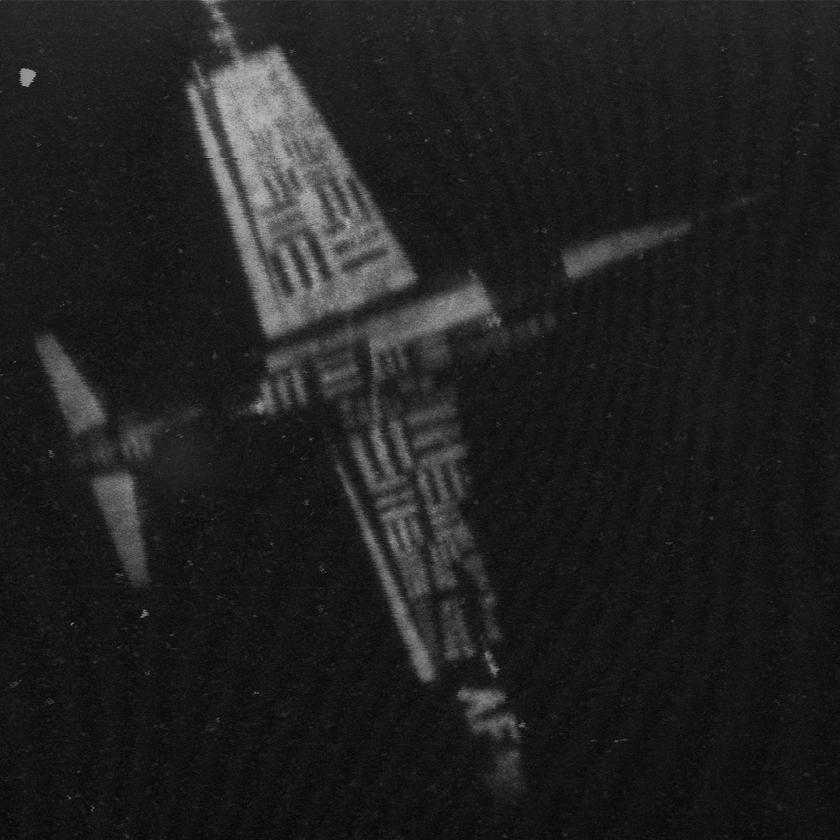
#> input picture notebooks/test_images/Airplane_(U-2).tiff, 840 x 840 px, shrunk from 1024 x 1024 before the run, given in place of lena.png, which was not available
$ jupyter execute --allow-errors evaluations.ipynb   (shell and % lines are left out)   (text cells are left out)
#> lines starting #> are read from the running program, lines starting #| are printed output that depends on the picture; pictures that were not available may be replaced by others from this repository, and a replacement may not be noted
### basis.py
import numpy as np
from math import cos, sin, pi, sqrt, log

class BasisFunctions:
    def phi(self, x):
        return 1 if 0 <= x < 1 else 0

    def psi(self, x):
        if 0 <= x < 0.5:
            return 1
        elif 0.5 <= x < 1:
            return -1
        return 0

    def h(self, i, N):
        if i == 0:
            return self.phi

        n, k = [(n, k) for n in range(int(log(N, 2))) for k in range(2 ** n)][i - 1]
        return lambda x: 2 ** (n / 2.0) * self.psi(2 ** n * x - k)

    def v(self, h, N):
        return [h(i / float(N)) for i in range(N)]

    def Haar1_qt(self, rows, cols):
        return np.array([self.v(self.h(i, cols), rows) for i in range(cols)]).T

    def DCT_II_f(self, k, N):
        return lambda x: np.cos(pi * (x + 0.5) * k / N)

    def w(self, k, N):
        c = sqrt(2) ** np.sign(k)
        return [c * self.DCT_II_f(k, N)(i / float(N)) for i in range(N)]

    def DCT1_qt(self, rows, cols):
        return np.array([self.w(k, rows) for k in range(cols)]).T

    # [19 lines left out: functions DCT1_Haar1_qt, W, not called in this run]

### notebooks/evaluations.ipynb
[cell 1]
import sys
import os

sys.path.append(os.path.abspath(os.path.join('..')))

[cell 2]
from aqmp import ImageCompressor
import warnings
from skimage import io, img_as_float
from skimage.metrics import structural_similarity as ssim
import matplotlib.pyplot as plt
from PIL import Image

from datetime import datetime
import optuna
from optuna.samplers import TPESampler

[cell 3]
# ver con optuna para mejorar la busqueda
n_values = [(2**4, 2**4), (2**4, 2**5), (2**5, 2**5),
            (2**4, 2**6), (2**3, 2**7), (2**3, 2**5),
            (2**6, 2**6), (2**5, 2**6), (2**3, 2**6)
            ]

#> (a cell that did not finish here is left out)

[cell 5]
results = {}
a_cols = 256
fif_version = 2
magic_number = b'FIF'  # Ensure this is a bytes object
header_format = '3sBiiBBBBB'
v_format_precision = "f"
max_error = 0.1 # no se usa
min_sparcity_range = range(10,151,20)

#> (the rest of this cell did not finish here and is left out)

[cell 6]
results = {}
a_cols = 256
fif_version = 2
magic_number = b'FIF'  # Ensure this is a bytes object
header_format = '3sBiiBBBBB'
v_format_precision = "f"
max_error = 0.1 # no se usa
min_sparcity_range = range(10,151,20)

#> (the rest of this cell did not finish here and is left out)

[cell 7]
plt.figure(figsize=(16, 8))
#> (the rest of this cell did not finish here and is left out)

[cell 8]
plt.figure(figsize=(16, 8))
#> (the rest of this cell did not finish here and is left out)

[cell 9]
plt.figure(figsize=(16, 8))
#> (the rest of this cell did not finish here and is left out)

[cell 10]
plt.figure(figsize=(16, 8))
#> (the rest of this cell did not finish here and is left out)

[cell 11]
# After running the trials, plot the results for each (n_min, n_max) pair
# [17 lines left out: function plot_results, not called in this run]

[cell 12]
image = Image.open("../images/lena.png")
#> image is the input picture: PIL image 840x840 L; min 5, max 190, mean 32.5
image = image.convert('YCbCr') # por que esta eleccion en lugar de RGB?
#> image: PIL image 840x840 YCbCr; mean of channels 0, 1, 2 32.5, 128, 128
image.size
#> Out = (840, 840)

[cell 13]
lena_size = os.path.getsize("../images/lena.png")
lena_size

[cell 14]
a_cols = 256
max_error = 0.1  # Not used for now

# [51 lines left out: function objective, not called in this run]

[cell 15]
# Define a dictionary to store SSIM and compression rates for each (n_min, n_max) pair
results = {}

current_time = datetime.now().strftime("%Y-%m-%d_%H-%M-%S")
study_name = f"optuna_study_{current_time}"

#> (the rest of this cell did not finish here and is left out)

#> (a cell that did not finish here is left out)

[cell 17]
# After running the trials, plot the results for each (n_min, n_max) pair
def plot_results():
    plt.figure(figsize=(10, 6))

    # Loop through each (n_min, n_max) pair in the results dictionary
    for pair_key, values in results.items():
        ssim_values = values['ssim_values']
        compression_rates = values['compression_rates']

        # Plot SSIM vs Compression Rate for this pair
        plt.plot(compression_rates, ssim_values, "o-",label=f"({pair_key[0]}, {pair_key[1]})")

    plt.title('SSIM vs Compression Rate for Different (n_min, n_max) Pairs')
    plt.xlabel('Compression Rate')
    plt.ylabel('SSIM Index')
    plt.legend(title='(n_min, n_max)')
    plt.grid(True)
    plt.show()

[cell 18]
plot_results()

[cell 19]
# Define a dictionary to store SSIM and compression rates for each (n_min, n_max) pair
results = {}

[cell 20]
# [51 lines left out: function objective, not called in this run]


current_time = datetime.now().strftime("%Y-%m-%d_%H-%M-%S")
study_name = f"optuna_study_{current_time}"

#> (the rest of this cell did not finish here and is left out)

[cell 21]
# [51 lines left out: function objective, not called in this run]


current_time = datetime.now().strftime("%Y-%m-%d_%H-%M-%S")
study_name = f"optuna_study_{current_time}"

#> (the rest of this cell did not finish here and is left out)

[cell 22]
# Example: Running optimization and plotting results
# After completing your trials, call this function to visualize
plot_results()

[cell 23]
# Example: Running optimization and plotting results
# After completing your trials, call this function to visualize
plot_results()

[cell 24]
# Example: Running optimization and plotting results
# After completing your trials, call this function to visualize
plot_results()

[cell 25]
from basis import BasisFunctions

#> (a cell that did not finish here is left out)

[cell 27]
bf = BasisFunctions()
dct = bf.DCT1_qt(256,10)
for i in range(1,10):
    plt.plot(dct[:,i], label =f"{i}")
plt.legend()
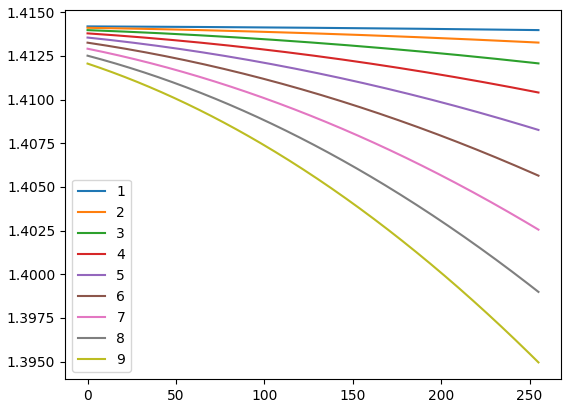
#> figure drawn by matplotlib, 1 panel; curve peaks at x = 0, y = 1.41; curve peaks at x = 0, y = 1.41; curve peaks at x = 0, y = 1.41

[cell 28]
bf = BasisFunctions()
dct = bf.Haar1_qt(256,16)
for i in range(16):
    plt.plot(dct[:,i], label =f"{i}")
    plt.show()
#> this loop made 16 passes
#> pass 1, `plt.show()`:
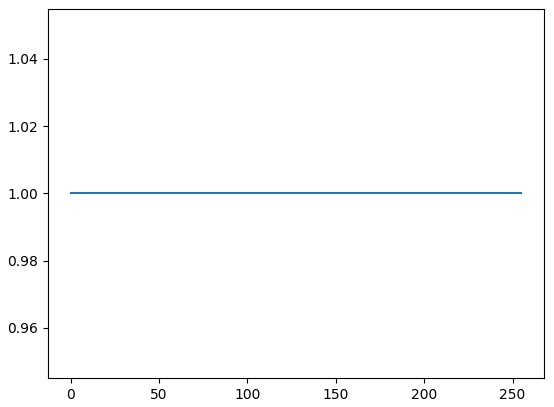
#> figure drawn by matplotlib, 1 panel
#> pass 2, `plt.show()`:
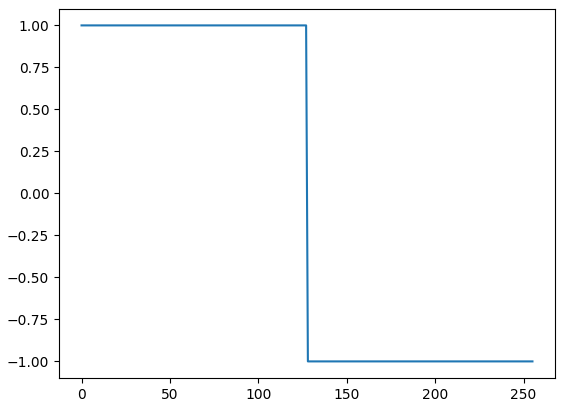
#> figure drawn by matplotlib, 1 panel; curve peaks at x = 0, y = 1
plt.legend()
